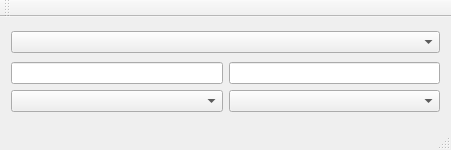
<?xml version="1.0" encoding="UTF-8"?>
<ui version="4.0">
 <class>UnitConverterClass</class>
 <widget class="QMainWindow" name="UnitConverterClass">
  <property name="geometry">
   <rect>
    <x>0</x>
    <y>0</y>
    <width>451</width>
    <height>150</height>
   </rect>
  </property>
  <property name="windowTitle">
   <string>UnitConverter</string>
  </property>
  <widget class="QWidget" name="centralWidget">
   <layout class="QVBoxLayout" name="verticalLayout_2">
    <item>
     <widget class="QComboBox" name="comboBox"/>
    </item>
    <item>
     <layout class="QGridLayout" name="gridLayout">
      <item row="2" column="0">
       <widget class="QComboBox" name="comboBox_2"/>
      </item>
      <item row="1" column="0">
       <widget class="QLineEdit" name="lineEdit">
        <property name="enabled">
         <bool>true</bool>
        </property>
        <property name="sizeIncrement">
         <size>
          <width>0</width>
          <height>0</height>
         </size>
        </property>
        <property name="baseSize">
         <size>
          <width>0</width>
          <height>0</height>
         </size>
        </property>
       </widget>
      </item>
      <item row="1" column="1">
       <widget class="QLineEdit" name="lineEdit_2"/>
      </item>
      <item row="2" column="1">
       <widget class="QComboBox" name="comboBox_3"/>
      </item>
     </layout>
    </item>
   </layout>
  </widget>
  <widget class="QStatusBar" name="statusBar"/>
  <widget class="QMenuBar" name="menuBar">
   <property name="geometry">
    <rect>
     <x>0</x>
     <y>0</y>
     <width>451</width>
     <height>22</height>
    </rect>
   </property>
  </widget>
  <widget class="QToolBar" name="mainToolBar">
   <attribute name="toolBarArea">
    <enum>TopToolBarArea</enum>
   </attribute>
   <attribute name="toolBarBreak">
    <bool>false</bool>
   </attribute>
  </widget>
 </widget>
 <layoutdefault spacing="6" margin="11"/>
 <resources>
  <include location="UnitConverter.qrc"/>
 </resources>
 <connections>
  <connection>
   <sender>lineEdit</sender>
   <signal>selectionChanged()</signal>
   <receiver>UnitConverterClass</receiver>
   <slot>update()</slot>
   <hints>
    <hint type="sourcelabel">
     <x>111</x>
     <y>122</y>
    </hint>
    <hint type="destinationlabel">
     <x>127</x>
     <y>132</y>
    </hint>
   </hints>
  </connection>
 </connections>
</ui>
